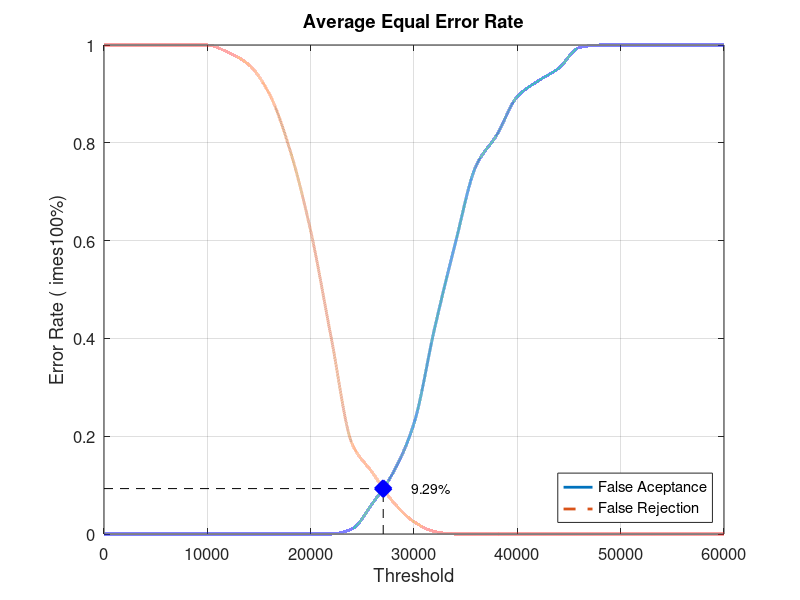
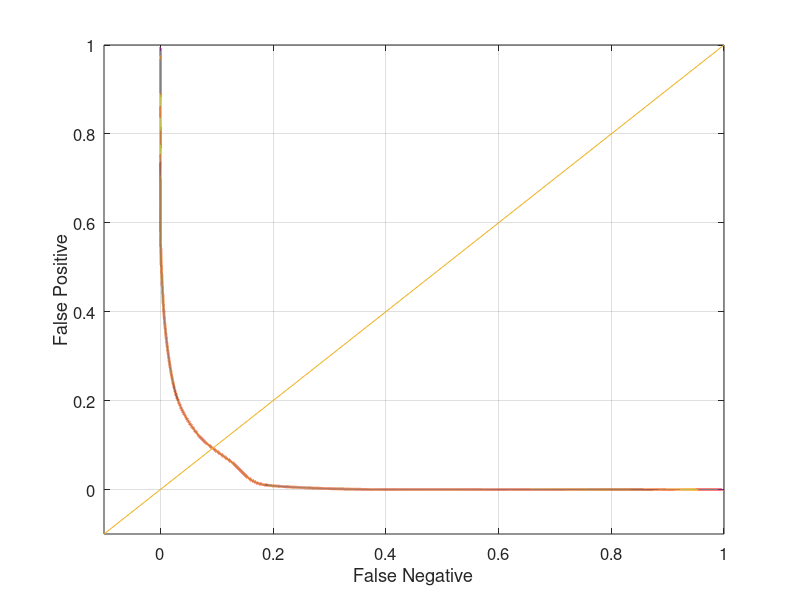

Write MATLAB code to recreate these figures, in order.
close all;
clear;
clc;
x = 0:2000:60000;
xq = 0:0.5:60000;

y0 = [0 0 0 0 0 0 0 0 0 0 0 0 0.0105263 0.0631579 0.126316 0.226316 0.421053 0.594737 0.752632 0.815789 0.894737 0.926316 0.952632 0.994737 1 1 1 1 1 1 1]
yy0 = interp1(x, y0, xq, 'pchip');
y1 = [1 1 1 1 1 1 0.985 0.96 0.9 0.785 0.62 0.4 0.185 0.125 0.065 0.025 0.005 0 0 0 0 0 0 0 0 0 0 0 0 0 0]
yy1 = interp1(x, y1, xq, 'pchip');

% Calculating EER: 
y2 = abs(y0 - y1);
find(y2 == min(y2))
yy2 = abs(yy0 - yy1);
xEER = find(yy2 == min(yy2));
xEERIndex = xq(xEER) % X-axis EER
yEER = yy0(xEER) % Y-axis EER

main = figure
plot(xq, yy0,'-','LineWidth', 2);	hold on
plot(xq, yy1,'--','LineWidth', 2);	hold on
plot([xEERIndex xEERIndex], [0 yEER], 'k--');	hold on
plot([0 xEERIndex], [yEER yEER], 'k--');	hold on
plot(xEERIndex, yEER, 'bx', 'LineWidth', 10);	hold on
text(xEERIndex + 10 * xEERIndex / 100, yEER, [num2str(round((10000 * yEER)) / 100) '%'])
legend('False Aceptance', 'False Rejection', 'Location', 'SouthEast')
xlabel('Threshold')
ylabel('Error Rate (	imes100%)')
title('Average Equal Error Rate')
set(gca, 'FontSize', 12)
axis([0 60000 0 1])
grid on

print(main, 'Database1_2Main', '-dpng');
FNRxFPR = figure('Color', [1 1 1]);
plot(yy1, yy0, '-', yy1, yy0, 'LineWidth', 2);
hold on
y = -0.1:0.1:1
plot(y, y); 
set(gca, 'FontSize', 12)
xlabel('False Negative')
ylabel('False Positive')
axis([-0.1 1 -0.1 1])
set(gca, 'FontSize', 12)
grid on

print(FNRxFPR, 'Database1_2FNRxFPR','-dpng');
